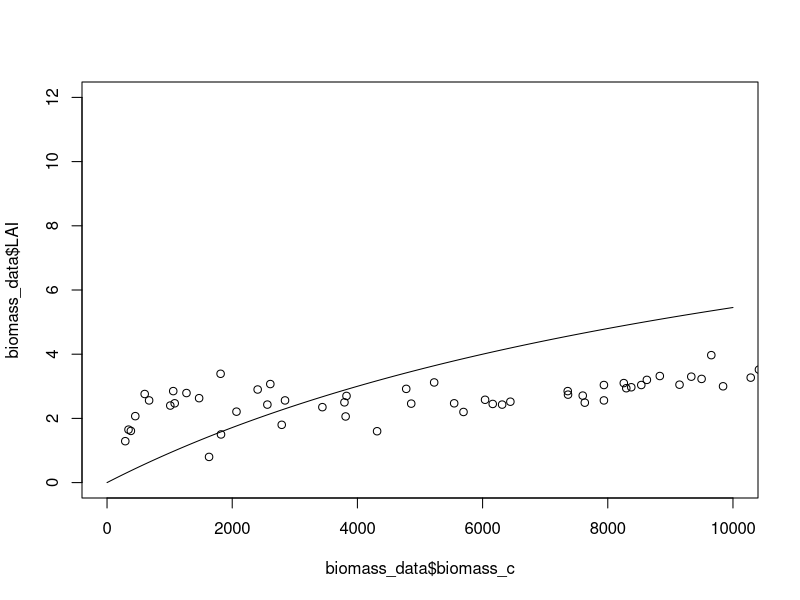
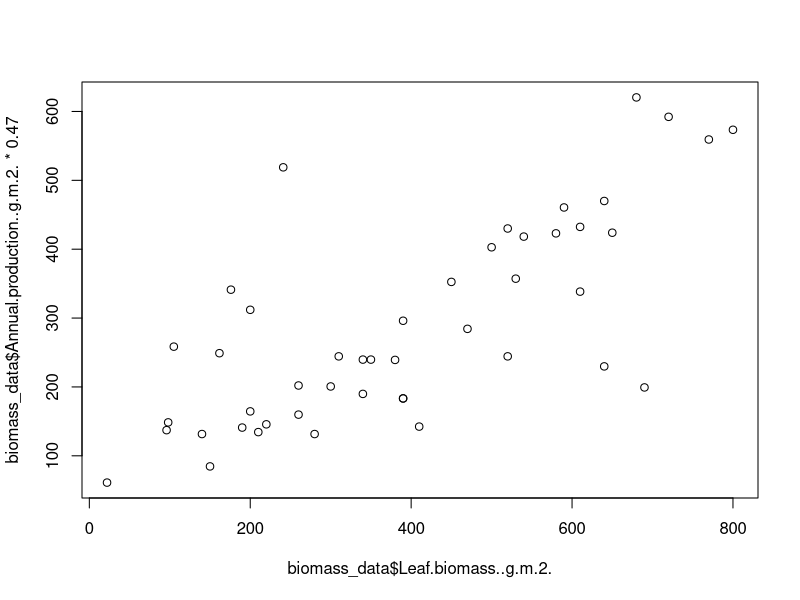
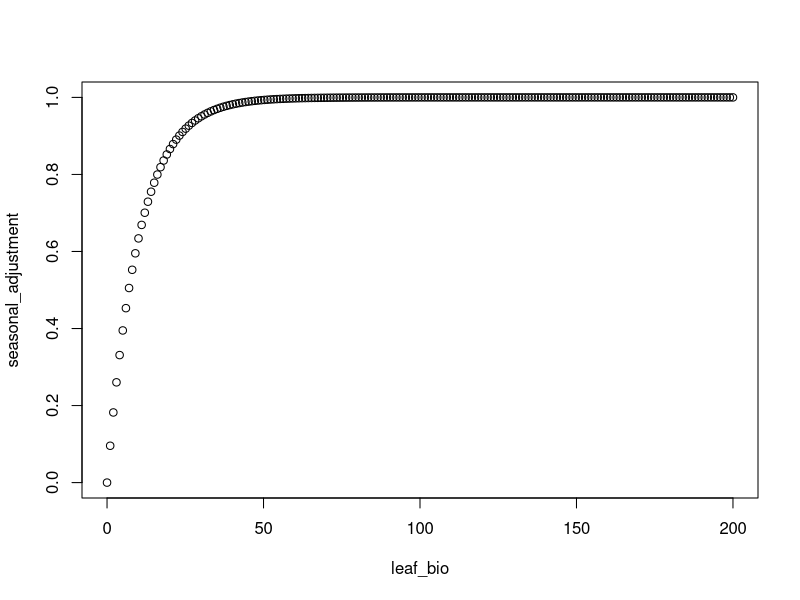
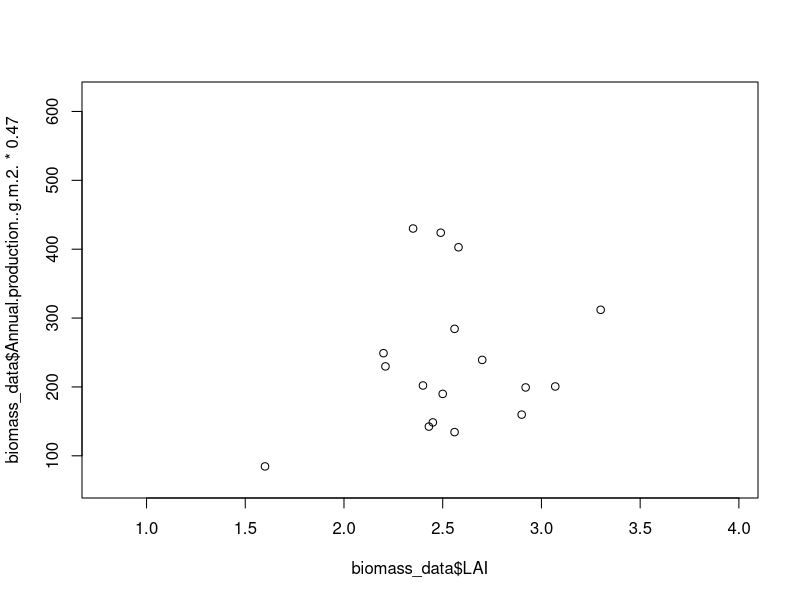
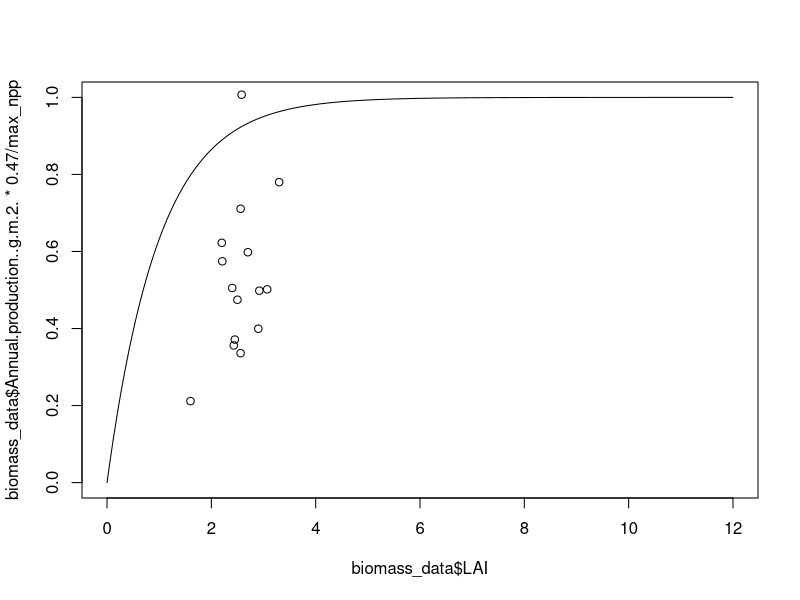
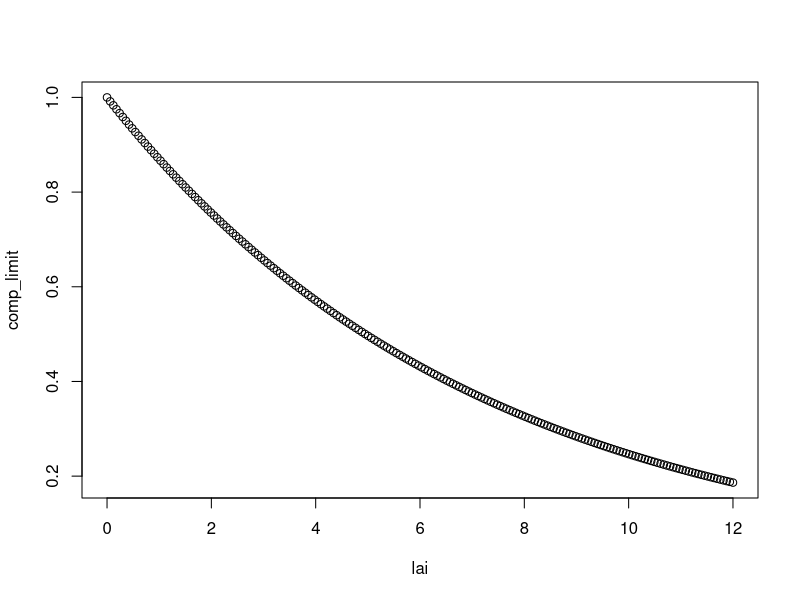
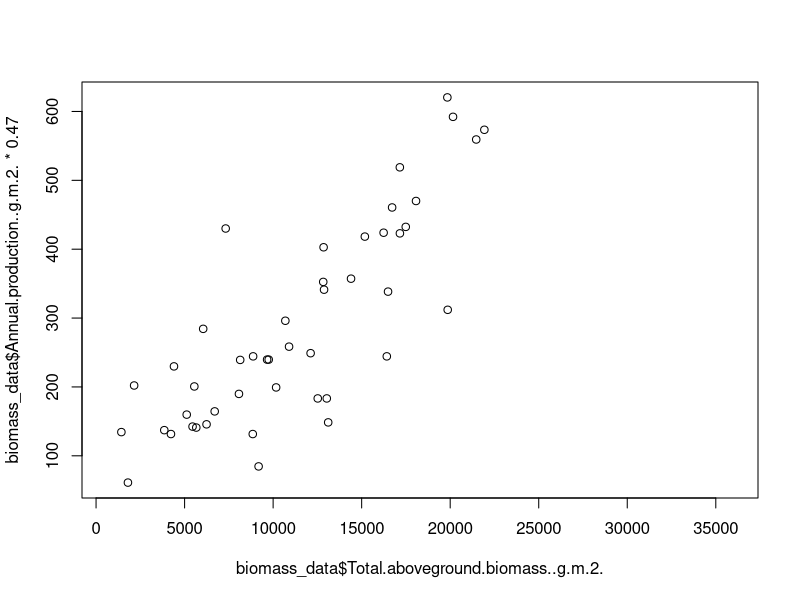
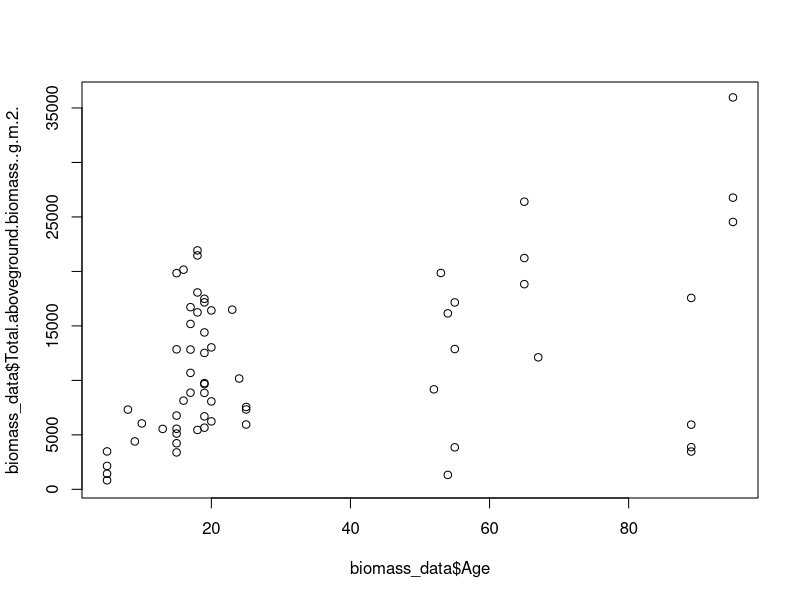

R code for these plots, in order:
biomass_data <- read.csv("./Parameterization/necn_parameterize/biomass and lai/biomass_anpp_lai_empirical_data.csv")
biomass_data$biomass_c <- biomass_data$Total.aboveground.biomass..g.m.2. * 0.47

table(biomass_data[!is.na(biomass_data$LAI) & !is.na(biomass_data$Total.aboveground.biomass..g.m.2.), "Species"])
table(biomass_data[!is.na(biomass_data$LAI) & !is.na(biomass_data$Annual.production..g.m.2.), "Species"])


biomass_data <- biomass_data[grepl("Populus", biomass_data$Species), ]
plot(biomass_data$LAI ~ biomass_data$biomass_c, 
     xlim = c(0, 10000), 
     ylim = c(0, 12))


#base_LAI
#base_LAI is calculated from cohort biomass, using the KLAI and MaxLAI parameters
#base_LAI = maxlai * woodC/(klai + woodC)
woodc = seq(0, 10000, length.out = 200)
maxlai = 12
klai = 12000
base_LAI = maxlai * woodc / (klai + woodc)
lines(base_LAI ~ woodc)

#biomass-to-LAI parameter
# This parameter controls how much leaf area is present when trees are leafing out.
# Each year, new leaf biomass is grown, which is translated to LAI by:
# 1 - exp(btolai * LeafC)
# which is a "seasonal adjustment" parameter that gets multiplied by cohort base_LAI
# to downscale to early-season LAI

plot(biomass_data$Annual.production..g.m.2.*0.47 ~ biomass_data$Leaf.biomass..g.m.2.)

btolai <- -0.1

leaf_bio <- seq(0, 200, length.out = 200)
seasonal_adjustment = 1-exp(btolai * leaf_bio)
plot(seasonal_adjustment ~ leaf_bio)

#lai-to-growth parameter
#once base_LAI and the scaling for leaf biomass have been done, 
#LAI_Growth_limit = Math.Max(0.0, 1.0 - Math.Exp(lai_to_growth * lai))
plot(biomass_data$Annual.production..g.m.2. * 0.47 ~ biomass_data$LAI)
max_npp <- 400
plot(biomass_data$Annual.production..g.m.2.*0.47/max_npp ~ biomass_data$LAI, xlim = c(0,12), ylim = c(0,1))

lai_to_growth <- 1
lai <- seq(0, 12, length.out = 200)
lai_growth_limit = 1 - exp(-lai_to_growth * lai)
lines(lai_growth_limit ~ lai)



#competition LAI limit
#the competition LAI limit is the same for all species (k = -0.14)

lai <- seq(0, 12, length.out = 200)
comp_limit = exp(-0.14 * lai)
plot(comp_limit ~ lai)


# npp ~ cohort biomass
plot(biomass_data$Annual.production..g.m.2.*0.47 ~ biomass_data$Total.aboveground.biomass..g.m.2.)



# biomass ~ age
plot(biomass_data$Total.aboveground.biomass..g.m.2. ~ biomass_data$Age)



#TODO we can calibrate LANDIS model runs with the lai ~ age data

